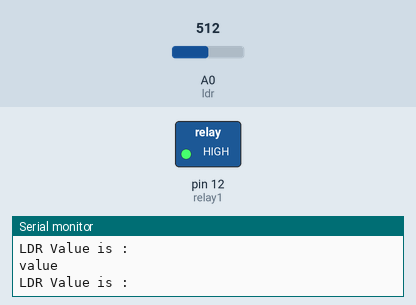
The sketch below on a simulated Arduino Uno, built with avr-gcc and run on an emulated ATmega328P. Shown: switched loads named in the sketch (green lamp = pin HIGH), the last lines printed to the serial monitor. The inputs (shaded band) are chosen by the test bench; at power-on: A0 (ldr) = 512.

Above: at 1.2 s.
1.3 s: A0 (ldr) set to 106
4.3 s: A0 (ldr) set to 91
At 5.5 s:
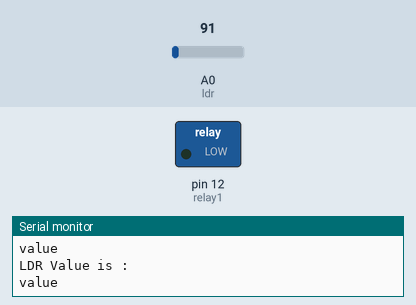
5.8 s: A0 (ldr) set to 110
At 6.9 s:
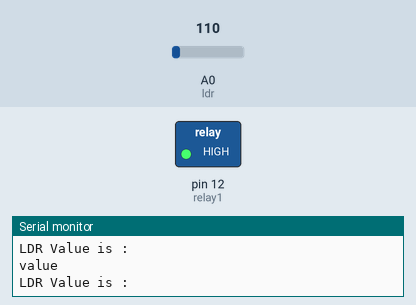
7.3 s: A0 (ldr) set to 90
At 8.6 s:
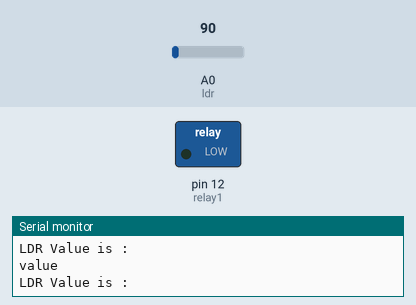
Timing chart, 0 to 9.8 s (numbered marks = the images above; inputs shaded):
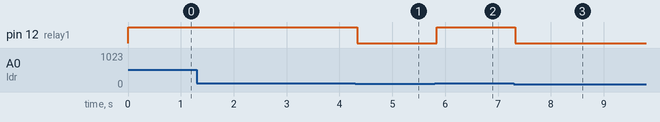

The sketch:

smart_lamp.ino
```cpp
//ldr based smart lamp
/*realay module to run high voltage device with help of microcontroller we need
 intermdiate device called realy*/
/* when a light is turn off in room ldr will detect the absence of light then it will
turn on the lamp help of relay module*/


int ldr=A0;
int value=0;
int relay1=12;

 void setup(){
  Serial.begin(9600);
  pinMode(relay1,OUTPUT);

 }

 void loop()
 {
  value=analogRead(ldr);
  Serial.println("LDR Value is :");
  Serial.println("value");
  if(value<100)
  {
    digitalWrite(relay1,LOW);

  }
  else
  {
    digitalWrite(relay1,HIGH);
  }
 }
```

Measured:
- the behaviour switches between 100 and 99 on A0 (ldr) (found by bisection; images 0 and 1)
- after the input at 4.3 s, pin 12 (relay1): HIGH → LOW at once
- after the input at 5.8 s, pin 12 (relay1): LOW → HIGH at once
- after the input at 7.3 s, pin 12 (relay1): HIGH → LOW at once
